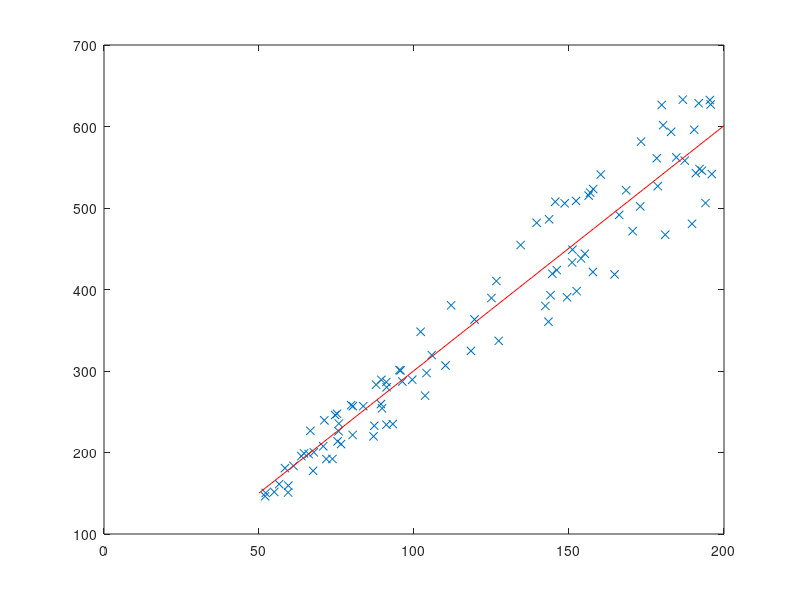

Write MATLAB code to recreate this figure.
%%%%%%%%%%%%%%%%%%%%%%%%%%%%%%%%%%%%%%%%%%%%%%%%%%%%%%%%%%%%%%%%%%%%%%%%%%%%%
%
% Gradient Descent algorithm for Cost Function optimization in Linear
% Regression.
%
%
% Lectures: II. Linear Regression With One Variable
%
%     http://www.ml-class.org/course/video/list
%
%
% First time I touch GNU Octave and first time I do numerical computations, so
% bear with me.
%
%
% For comments, corrections and improvements:
%
%     https://github.com/rjack/ml-class/issues
%
%
% This work is released under the WTFPL:
%
%     http://sam.zoy.org/wtfpl/COPYING
%
%%%%%%%%%%%%%%%%%%%%%%%%%%%%%%%%%%%%%%%%%%%%%%%%%%%%%%%%%%%%%%%%%%%%%%%%%%%%%


m = 100;
x_min = 50;
x_max = 200;

alpha = 0.00001;




function [th0_step, th1_step] = gradient_descent_step(th0, th1, xs, ys, m, alpha)

% usage: gradient_descent_step (th0, th1, xs, ys, m, alpha)
%
% This function computes the values th0_step and th1_step that must be
% subtracted respectively from theta zero and theta one in order to move them
% nearer the minimum of the cost function.

	distances = (th0 + th1 * xs) - ys;

	th0_step = alpha * sum(distances) / m;
	th1_step = alpha * sum(distances .* xs) / m;

endfunction


function j = cost (th0, th1, xs, ys, m)

% usage: cost (th0, th1, xs, ys, m)
%
% Compute the cost function J.

	j = sum((th0 + th1 * xs - ys)^2) / (2 * m);

endfunction




function res = converge (dx, dy, small_enough = 0)

% usage:  converge (dx, dy)
%         converge (dx, dy, threshold)
%
% This function returns true if dx and dy are converging. Used to stop the
% gradient_descent_step iterations.
%
% It's useful to experiment for different values of threshold: small values
% of threshold mean more iterations in order to converge.
%
% If threshold is not specified, zero is assumed.

	if (abs(dx) <= small_enough && abs(dy) <= small_enough)
		res = true;
	else
		res = false;
	endif
endfunction




function die_if_diverged (x)

% If NaN, exit with shame.

	if (isnan(x))
		printf("Diverged!\n");
		exit(1);
	endif
endfunction




%
% Examples are randomly generated.
%

xs = x_min + rand(1, m) * (x_max - x_min);
ys = 3 * xs + -(xs/2) + xs .* rand(1, m);


%
% Thetas. TODO: experiment with different values.
%
th0 = 0;
th1 = 10;


%
% Scatterplot of data.
%
figure;
plot(xs, ys, "x");
hold on;


%
% Gradient Descent.
% Call gradient_descent_step until values converge.
%
tries = max_tries = 1000;
while (tries--)
	% Uncomment this to plot each iteration. Beware, it's SLOW.
	% plot(x_min:x_max, th0 + th1 * (x_min:x_max), "g");

	[th0_step, th1_step] = gradient_descent_step(th0, th1, xs, ys, m, alpha);
	% TODO: try converge with different thresholds.
	if (converge(th0_step, th1_step, alpha))
		break;
	else
		th0 = th0 - th0_step;
		th1 = th1 - th1_step;

		die_if_diverged(th0);
		die_if_diverged(th1);
	endif
endwhile


%
% Plot the hypothesis that minimizes the cost function
%
plot(x_min:x_max, th0 + th1 * (x_min:x_max), "r");


printf("After %d iterations (out of %d)\n", max_tries - tries - 1, max_tries);
printf("th0 = %g\n", th0);
printf("th1 = %g\n", th1);
